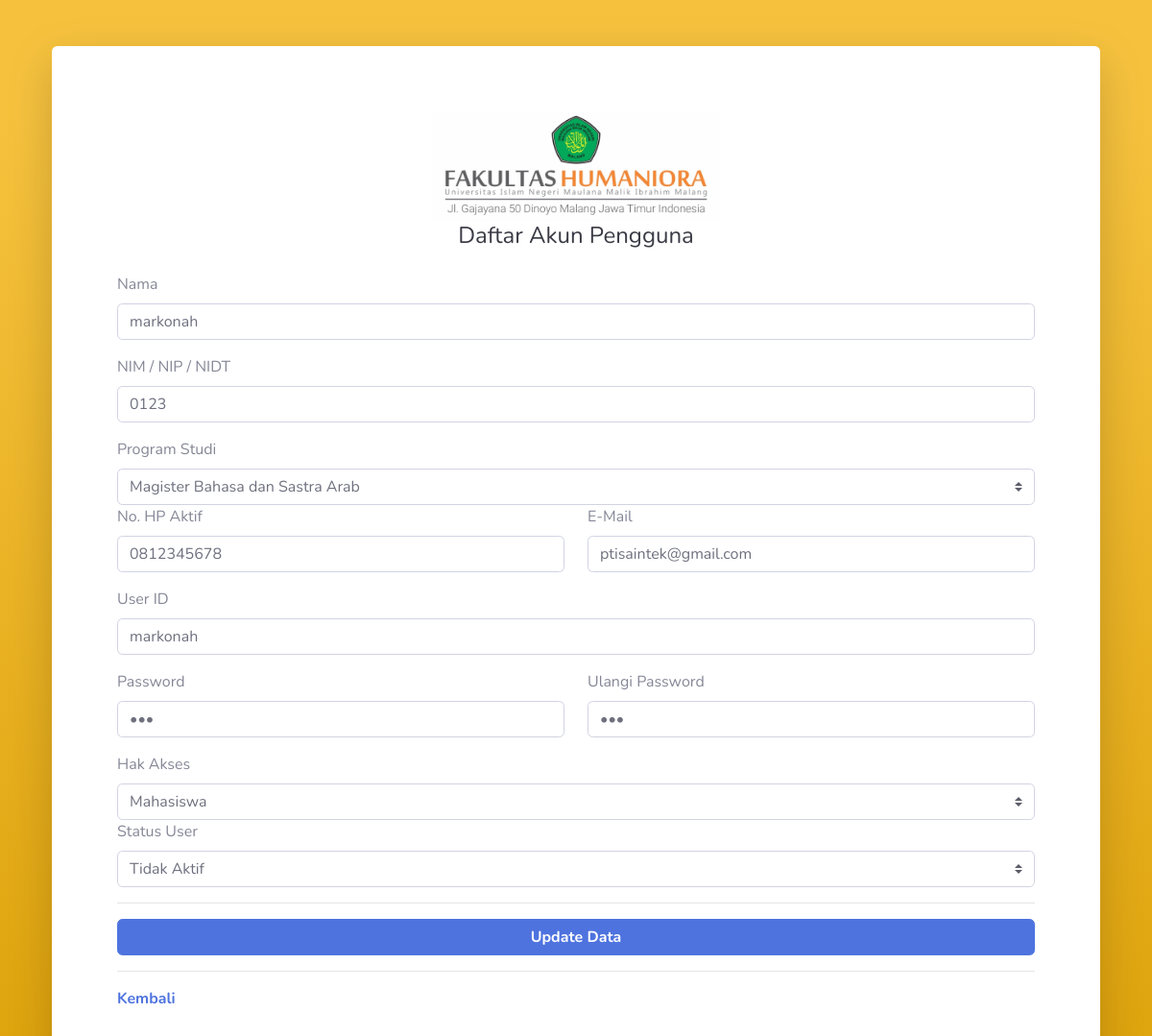
Page /admin/user-edit.php?nodata=1007 (signed in) on the committed database.
### tables this page shows
CREATE TABLE IF NOT EXISTS `pengguna` (
  `no` int(11) NOT NULL AUTO_INCREMENT,
  `nama` varchar(100) DEFAULT NULL,
  `nim` varchar(20) DEFAULT NULL,
  `nohp` varchar(20) DEFAULT NULL,
  `email` varchar(100) DEFAULT NULL,
  `prodi` varchar(50) DEFAULT NULL,
  `user` varchar(50) DEFAULT NULL,
  `pass` varchar(50) DEFAULT NULL,
  `plaintext` varchar(50) DEFAULT NULL,
  `role` varchar(50) DEFAULT 'mahasiswa',
  `token` varchar(100) DEFAULT '0',
  `status` tinyint(4) DEFAULT '0',
  KEY `Index 1` (`no`)
);

### admin/user-edit.php (the view, shortened to what this page needs)
<?php
require '../config.php';
?>
<!DOCTYPE html>
<html lang="en">
<head>
    <link href="../vendor/fontawesome-free/css/all.min.css" rel="stylesheet" type="text/css">
    <link href="../css/sb-admin-2.min.css" rel="stylesheet">
</head>
<body class="bg-gradient-warning">
    <div class="container">
        <div class="card o-hidden border-0 shadow-lg my-5">
            <div class="card-body">
                <div class="p-5">
                    <div class="text-center">
                        <img src="../img/kop.jpg" width="300px"></img>
                        <h1 class="h4 text-gray-900 mb-4">Daftar Akun Pengguna</h1>
                    </div>
                    <?php
                    $nodata = mysqli_real_escape_string($conn, $_GET['nodata']);
                    $quser = mysqli_query($conn, "SELECT * FROM pengguna WHERE no='$nodata'");
                    $duser = mysqli_fetch_array($quser);
                    $nama = $duser['nama'];
                    $nim = $duser['nim'];
                    $nohp = $duser['nohp'];
                    $email = $duser['email'];
                    $prodi = $duser['prodi'];
                    $username = $duser['user'];
                    $password = $duser['plaintext'];
                    $role = $duser['role'];
                    $status = $duser['status'];
                    ?>
                    <form class="user" action="user-update.php" method="POST">
                        <div class="form-group">
                            <label>Nama</label>
                            <input type="text" class="form-control" name="nama" id="nama" value="<?= $nama; ?>" required>
                        </div>
                        <div class="form-group">
                            <label>NIM / NIP / NIDT</label>
                            <input type="number" class="form-control" name="nim" id="nim" value="<?= $nim; ?>" required>
                        </div>
                        <div class="row no-gutters align-items-center">
                            <label>Program Studi</label>
                            <select class="browser-default custom-select" name="prodi" id="prodi">
                                <option value="<?= $prodi; ?>" selected><?= $prodi; ?></option>
                            </select>
                        </div>
                        <div class="form-group row">
                            <div class="col-sm-6 mb-3 mb-sm-0">
                                <label>No. HP Aktif</label>
                                <input type="number" class="form-control " name="nohp" id="nohp" value="<?= $nohp; ?>" required>
                            </div>
                            <div class="col-sm-6">
                                <label>E-Mail</label>
                                <input type="email" class="form-control " name="email" id="email" value="<?= $email; ?>" required>
                            </div>
                        </div>
                        <div class="form-group">
                            <label>User ID</label>
                            <input type="text" class="form-control " name="userid" id="userid" value="<?= $username; ?>" required>
                        </div>
                        <div class="form-group row">
                            <div class="col-sm-6 mb-3 mb-sm-0">
                                <label>Password</label>
                                <input type="password" class="form-control " name="password" id="password" value="<?= $password; ?>" required>
                            </div>
                            <div class="col-sm-6">
                                <label>Ulangi Password</label>
                                <input type="password" class="form-control " name="password2" id="password2" value="<?= $password; ?>" required>
                            </div>
                        </div>
                        <div class="row no-gutters align-items-center">
                            <label>Hak Akses</label>
                            <select class="browser-default custom-select" name="role" id="role">
                                <?php
                                if ($role == 'adminprodi') {
                                ?>
                                    <option value="dosen">Dosen</option>
                                    <option value="adminprodi" selected>Admin Program Studi</option>
                                    <option value="adminfakultas">Admin Fakultas</option>
                                    <option value="mahasiswa">Mahasiswa</option>
                                <?php
                                } else {
                                ?>
                                    <option value="mahasiswa" selected>Mahasiswa</option>
                                <?php
                                }
                                ?>
                            </select>
                        </div>
                        <div class="row no-gutters align-items-center">
                            <label>Status User</label>
                            <select class="browser-default custom-select" name="status" id="status">
                                <?php
                                if ($status == 0) {
                                ?>
                                    <option value="0" selected>Tidak Aktif</option>
                                <?php
                                } else {
                                ?>
                                    <option value="0">Tidak Aktif</option>
                                    <option value="1" selected>Aktif</option>
                                <?php
                                }
                                ?>
                            </select>
                        </div>
                        <hr>
                        <button type="submit" onclick="return confirm('Apakah anda yakin ?')" class="btn btn-primary btn-block"> <b>Update Data </b></button>
                        <hr>
                    </form>
                    <a href="dashboard.php"> <b>Kembali </b></a>
                </div>
            </div>
        </div>
    </div>
</body>
</html>

### rows in the picture
pengguna: nama "markonah", nim "0123", prodi "Magister Bahasa dan Sastra Arab", nohp "0812345678", email "ptisaintek@gmail.com", userid "markonah", role "Mahasiswa", status "Tidak Aktif"
